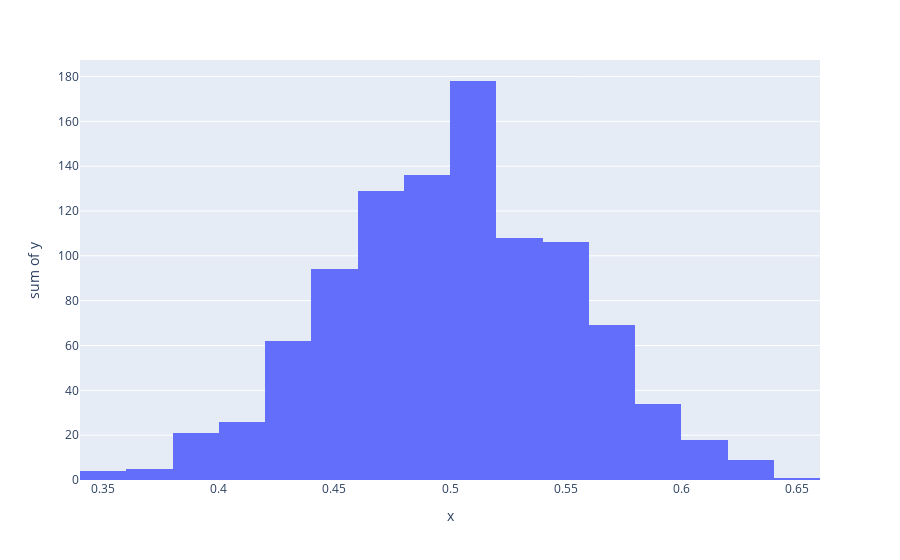

Notebook cell for this chart:
### Markdown cell above
<h4>Inferential Statistics</h4>
<h5>The Central Limit THeorem</h5>

### Code cell
# Example
# Histogram doesn't show in Jupyter notebook. View in VS Code.
import random
import plotly.express as px
sample_size = 31
sample_count = 1000
# central limit theorem, 1000 samples each with 31 random numbers between 0.0 and 1.0
x_values = [(sum([random.uniform(0.0, 1.0) for i in range(sample_size)])/sample_size) for _ in range(sample_count)]
y_values = [1 for _ in range(sample_count)]
px.histogram(x=x_values, y=y_values, nbins=20).show();

### Figure 1 — Plotly figure (JSON) as saved in the notebook; plotly's stock layout.template omitted (floating-point values rounded to 4 significant figures; data arrays with more than 128 entries replaced by an {"elided": "..."} marker saying what was removed)
{"data": [{"alignmentgroup": "True", "bingroup": "x", "histfunc": "sum", "hovertemplate": "x=%{x}<br>sum of y=%{y}<extra></extra>", "legendgroup": "", "marker": {"color": "#636efa", "pattern": {"shape": ""}}, "name": "", "nbinsx": 20, "offsetgroup": "", "orientation": "v", "showlegend": false, "type": "histogram", "x": {"elided": "1000 float values"}, "xaxis": "x", "y": {"elided": "1000 int values"}, "yaxis": "y"}], "layout": {"barmode": "relative", "legend": {"tracegroupgap": 0}, "margin": {"t": 60}, "xaxis": {"anchor": "y", "domain": [0, 1], "title": {"text": "x"}}, "yaxis": {"anchor": "x", "domain": [0, 1], "title": {"text": "sum of y"}}}}
